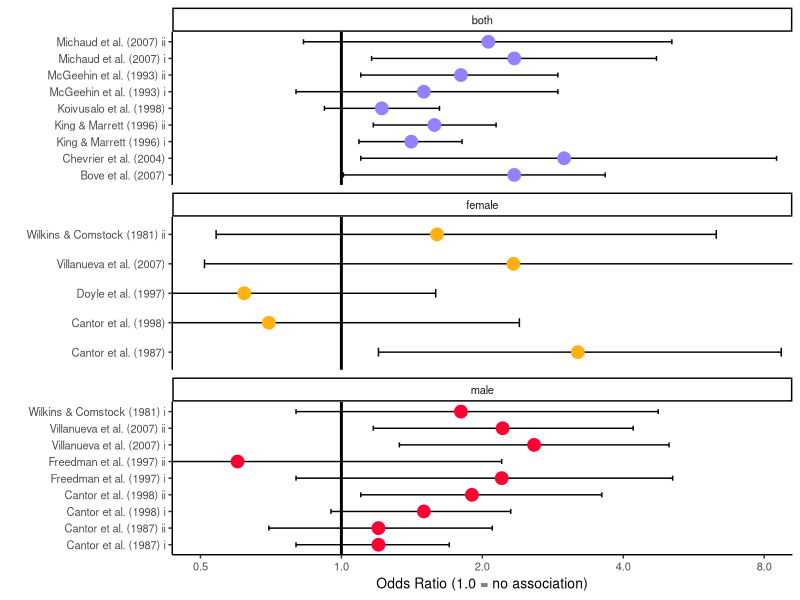
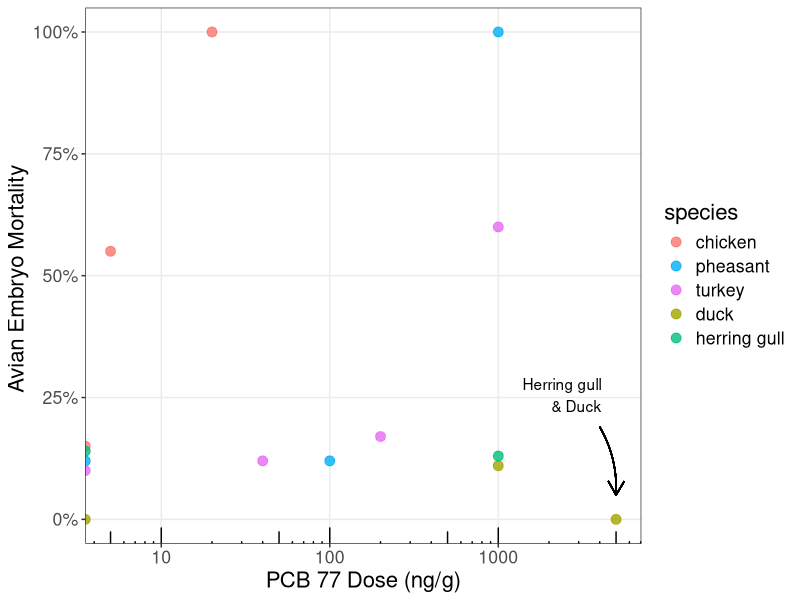
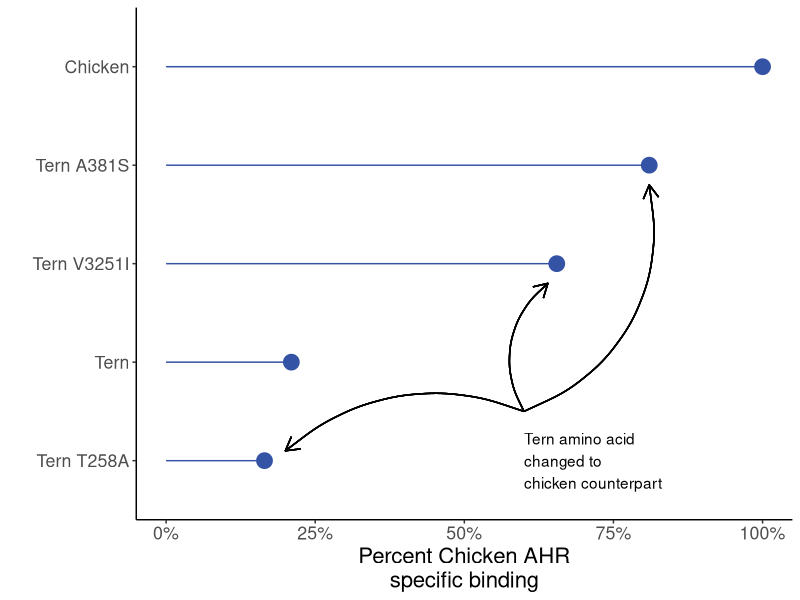

Write the R code that produced these figures, in order.
## ---- chunk 1
library(ggplot2)


# plot of DBP cancer data.
df <- readr::read_csv("data/hrudey_2009_waterResearch.csv")

colors <- c("#9381FF", "#FFB20F", "#FF0035")

ggplot(data = df,
       aes(x = ref,
           y = adj_or,
           ymin = ci_95_low,
           ymax = ci_95_high,
           colour = sex
       )) +
  geom_hline(yintercept = 1, size=1) +
  geom_errorbar(color = "black",
                width = 0.3) +
  geom_point(size=4) +
  facet_wrap(~sex, ncol = 1, scales = "free_y") +
  scale_color_manual(values = colors) +
  theme_classic() +
  theme(legend.position = "none",
        panel.background = element_rect(fill = "transparent"),
        plot.background = element_rect(fill = "transparent"),
        text = element_text(size = 10)
  ) +
  labs(y = "Odds Ratio (1.0 = no association)",
       x = "") +
  scale_y_continuous(trans = "log2",
                     breaks = c(0.5, 1, 2, 4, 8)) +
  coord_flip(ylim = c(0.5, 8))
## ---- chunk 2
library(tidyverse)

tox <- read_csv("data/pcb77_bird_tox.csv")

p <- ggplot(data = tox,
       aes(x = dose,
           y = mortality,
           colour = species)) +
  geom_point(size = 3, alpha = 0.8) +
 #   scale_x_log10(
 #    breaks = scales::trans_breaks("log10", function(x) 10^x),
 #    labels = scales::trans_format("log10", scale::)
 #  #  labels = scales::label_number(scale_cut = scales::cut_long_scale())
 # ) +
  scale_x_log10() +
  annotation_logticks(sides = "b",
                      short = unit(.5,"mm"),
                      mid = unit(3,"mm"),
                      long = unit(4,"mm")
) +
  scale_y_continuous(labels = scales::percent_format(scale = 1)) +
  labs(x = "PCB 77 Dose (ng/g)",
       y = "Avian Embryo Mortality ") +
  theme_bw() +
  theme(panel.grid.minor = element_blank(),
        text = element_text(size = 16) )

p2 <- p +
  geom_curve(
  aes(x =  4000, y = 19, xend = 5000, yend = 5),
  colour = "black",
  curvature = -0.15,
  arrow = arrow(length = unit(0.03, "npc"))
) +
  annotate("text", x = 4100, y = 25.5, hjust = 1, label = "Herring gull\n& Duck") +
  scale_colour_discrete(breaks=c("chicken", "pheasant", "turkey", "duck", "herring gull"))

p2
## ---- chunk 3
library(tidyverse)
# data extracted from Fig. 4D using webplot digitizer
ahr <- data.frame("variant" = c("Chicken", "Tern", "Tern T258A", "Tern V3251I", "Tern A381S"),
                  "ahr_binding" = c(100, 21, 16.5, 65.5, 81.0))
point_colour <- "#3453A5"

q <- ggplot(data = ahr, 
       aes(x = fct_reorder(variant, ahr_binding), 
           y = ahr_binding)) +
  # geom_bar(stat = "identity") +
  # geom_hline(yintercept=seq(25, 100, 25), col="white", lwd=1) +
  geom_segment(aes(x = fct_reorder(variant, ahr_binding), 
                   xend = fct_reorder(variant, ahr_binding),
                   y = 0, 
                   yend = ahr_binding),
               colour = point_colour) +
  geom_point(size=5, colour = point_colour) +
  scale_y_continuous(labels = scales::percent_format(scale = 1)) +
  theme_classic() +
  theme(legend.position = "none",
        text = element_text(size = 16)) +
  labs(x = "",
       y = "Percent Chicken AHR\nspecific binding") +
  coord_flip()

q2 <- q +
  geom_curve(
    aes(x =  1.5, y = 60, xend = 1.1, yend = 20),
    colour = "black",
    curvature = 0.3,
    arrow = arrow(length = unit(0.03, "npc"))
) +
    geom_curve(
    aes(x =  1.5, y = 60, xend = 2.8, yend = 64),
    colour = "black",
    curvature = -0.4,
    arrow = arrow(length = unit(0.03, "npc"))
) +
    geom_curve(
    aes(x =  1.5, y = 60, xend = 3.8, yend = 81),
    colour = "black",
    curvature = 0.4,
    arrow = arrow(length = unit(0.03, "npc"))
) +
  annotate("text", x = 1, y = 60, hjust = 0, label = "Tern amino acid\nchanged to\nchicken counterpart") 

q2
